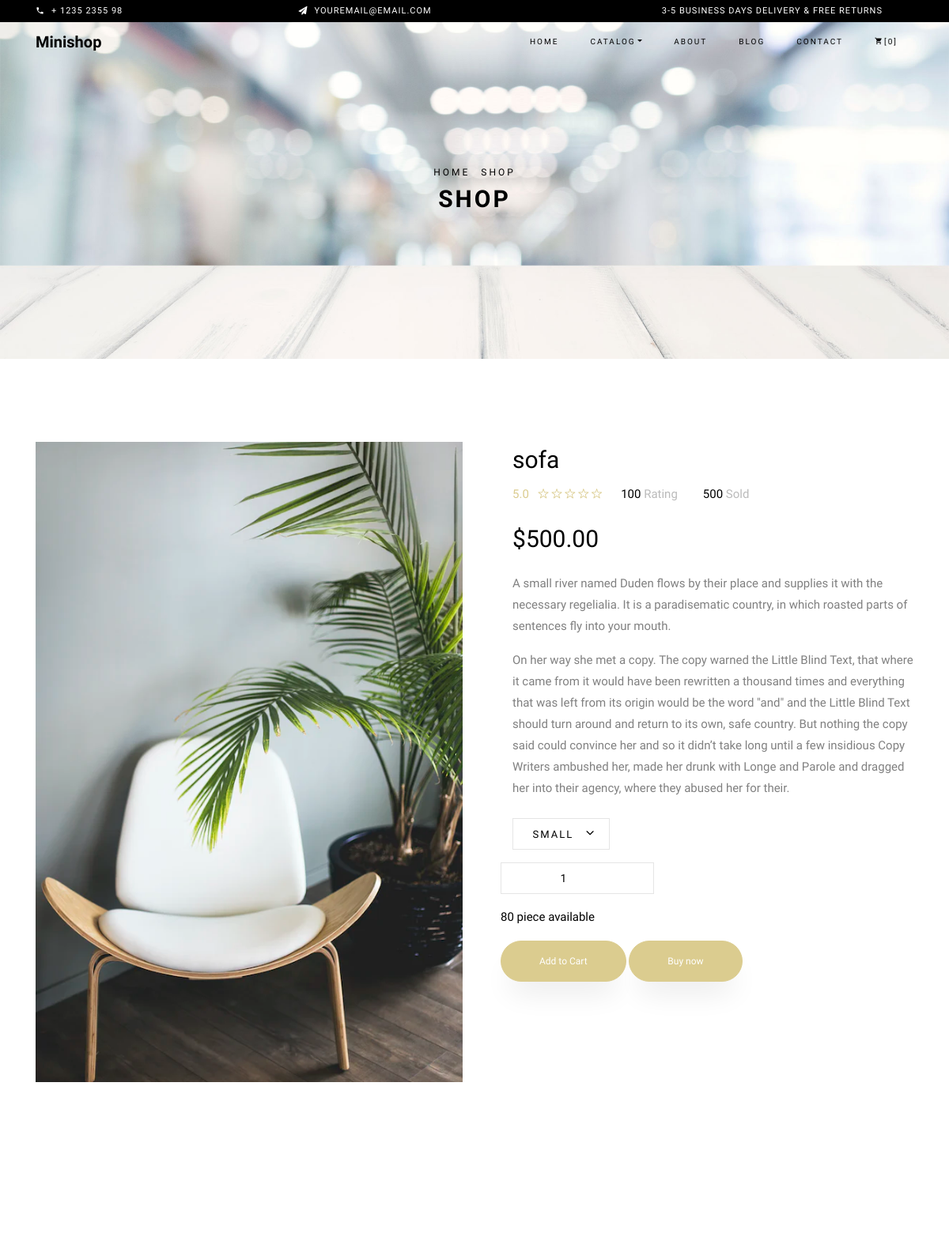
/product-detail/1 (signed in, upper part), run on an earlier commit of the app's database.
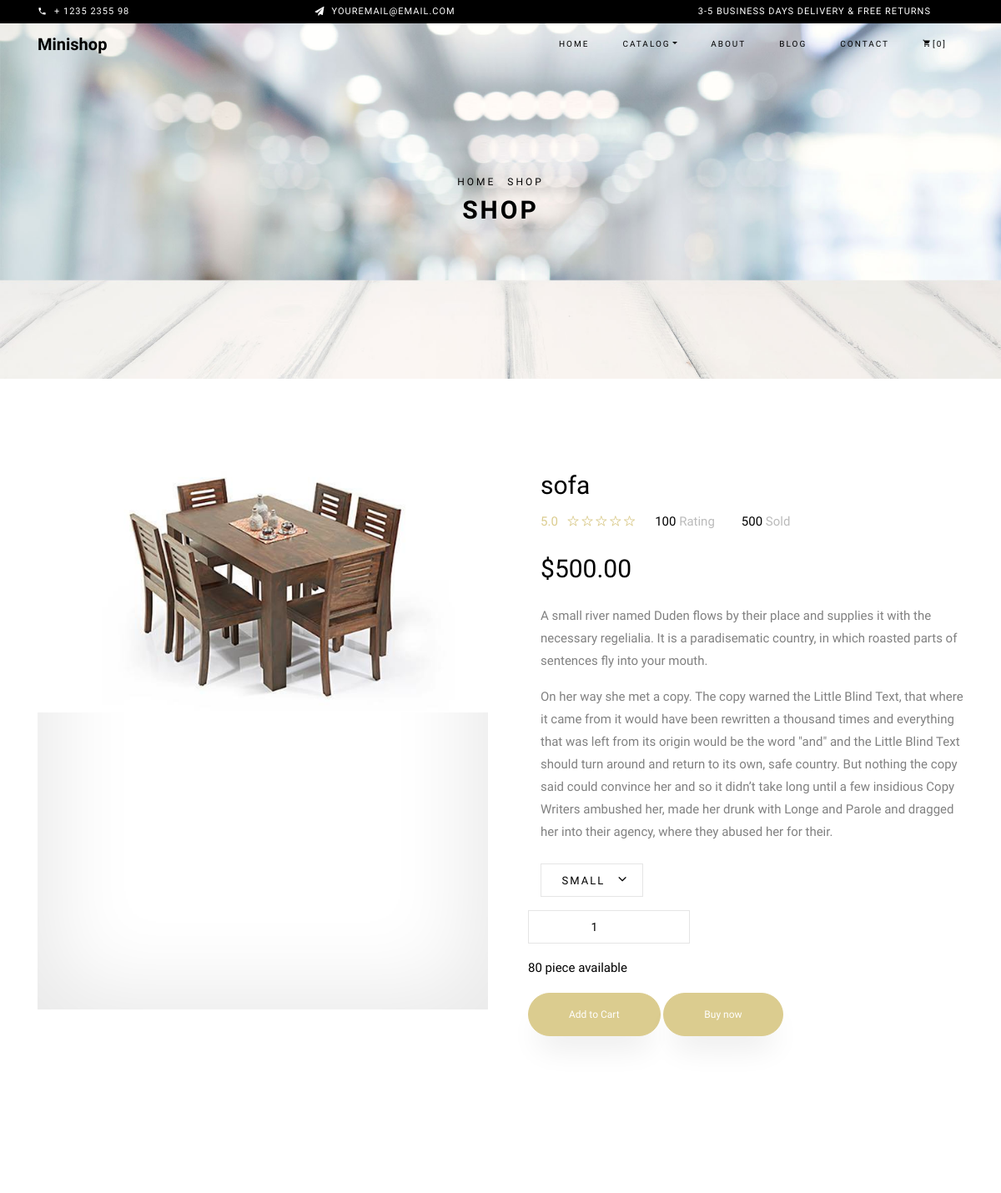
And on a later commit of the database.
### products/models.py (models this page shows, shortened)
class Product(models.Model):
    product_name = models.CharField(max_length=125)
    slug = models.SlugField(max_length=50, unique=True)
    description = models.TextField()
    price = models.DecimalField(max_digits=19, decimal_places=2)
    image = models.ImageField(upload_to='images/', blank=True, null=True)
    stock = models.IntegerField(default=1)
    is_available = models.BooleanField(default=True)
    category = models.ForeignKey(Category, related_name='product_cat',  on_delete=models.CASCADE)
    created_date = models.DateTimeField(auto_now_add=True)
    modified_date = models.DateTimeField(auto_now=True)

### products/views.py (the view, shortened to what this page needs)
# urls.py: path('product-detail/<int:id>', product_detail, name='product_detail'),
@login_required(login_url = 'account:login')
def product_detail(request, id):
    single_product = get_object_or_404(Product, id=id)
    context = {
        'single_product':single_product,
    }
    return render(request, 'products/product_detail.html', context)

### cart/templatetags/cart_template_tags.py (called while the page is built)
@register.filter
def cart_item_count(user):
    if user.is_authenticated:
        qs = Order.objects.filter(user=user, ordered=False)
        if qs.exists():
            return qs[0].items.count()
    return 0

### products/templates/products/product_detail.html (shortened to what this page needs)
{% extends 'base/base.html' %}
{% load static %}
{%block content%}
<div class="hero-wrap hero-bread" style="background-image: url('images/bg_6.jpg');">
      <div class="container">
        <div class="row no-gutters slider-text align-items-center justify-content-center">
          <div class="col-md-9 ftco-animate text-center">
          	<p class="breadcrumbs"><span class="mr-2"><a href="index.html">Home</a></span> <span>Shop</span></p>
            <h1 class="mb-0 bread">Shop</h1>
          </div>
        </div>
      </div>
    </div>
    <section class="ftco-section">
    	<div class="container">
    		<div class="row">
    			<div class="col-lg-6 mb-5 ftco-animate">
    				<a href="#" class="image-popup prod-img-bg"><img src="{{ single_product.image.url }}" class="img-fluid" alt="Colorlib Template"></a>
    			</div>
    			<div class="col-lg-6 product-details pl-md-5 ftco-animate">
    				<h3>{{ single_product.product_name }}</h3>
    				<div class="rating d-flex">
							<p class="text-left mr-4">
								<a href="#" class="mr-2">5.0</a>
								<a href="#"><span class="ion-ios-star-outline"></span></a>
								<a href="#"><span class="ion-ios-star-outline"></span></a>
								<a href="#"><span class="ion-ios-star-outline"></span></a>
								<a href="#"><span class="ion-ios-star-outline"></span></a>
								<a href="#"><span class="ion-ios-star-outline"></span></a>
							</p>
							<p class="text-left mr-4">
								<a href="#" class="mr-2" style="color: #000;">100 <span style="color: #bbb;">Rating</span></a>
							</p>
							<p class="text-left">
								<a href="#" class="mr-2" style="color: #000;">500 <span style="color: #bbb;">Sold</span></a>
							</p>
						</div>
    				<p class="price"><span>${{ single_product.price }}</span></p>
    				<p>A small river named Duden flows by their place and supplies it with the necessary regelialia. It is a paradisematic country, in which roasted parts of sentences fly into your mouth.</p>
    				<p>On her way she met a copy. The copy warned the Little Blind Text, that where it came from it would have been rewritten a thousand times and everything that was left from its origin would be the word "and" and the Little Blind Text should turn around and return to its own, safe country. But nothing the copy said could convince her and so it didn’t take long until a few insidious Copy Writers ambushed her, made her drunk with Longe and Parole and dragged her into their agency, where they abused her for their.
						</p>
						<div class="row mt-4">
              <form class="" action="{%  url 'products:product_detail' single_product.id %}" method="post">
  							<div class="col-md-6">
  								<div class="form-group d-flex">
  		              <div class="select-wrap">
  	                  <div class="icon"><span class="ion-ios-arrow-down"></span></div>
  	                  <select name="" id="" class="form-control">
  	                  	<option value="">Small</option>
  	                  </select>
  	                </div>
  		            </div>
  							</div>
                <div class="row mt-2">
    							<div class="col-md-8">
    								<div class="form-group">
                        <input type="number" id="quantity" name="quantity" class="quantity form-control input-number" value="1" min="1" max="100">
    		            </div>
    							</div>
  	          	<div class="col-md-12">
  	          		<p style="color: #000;">80 piece available</p>
  	          	</div>
            	</div>
            	<p><input type="submit" value="Add to Cart" class="btn btn-primary py-3 px-5">   <a href="cart.html" class="btn btn-primary py-3 px-5">Buy now</a></p>
            </form>
    			</div>
    		</div>
    		<div class="row mt-5">
          <div class="col-md-12 nav-link-wrap">
            <div class="nav nav-pills d-flex text-center" id="v-pills-tab" role="tablist" aria-orientation="vertical">
            </div>
          </div>
          <div class="col-md-12 tab-wrap">
          </div>
        </div>
    	</div>
    </section>
{%endblock%}

What changed in the data, as far as the page shows it:
changed Product "sofa": image: a different picture
